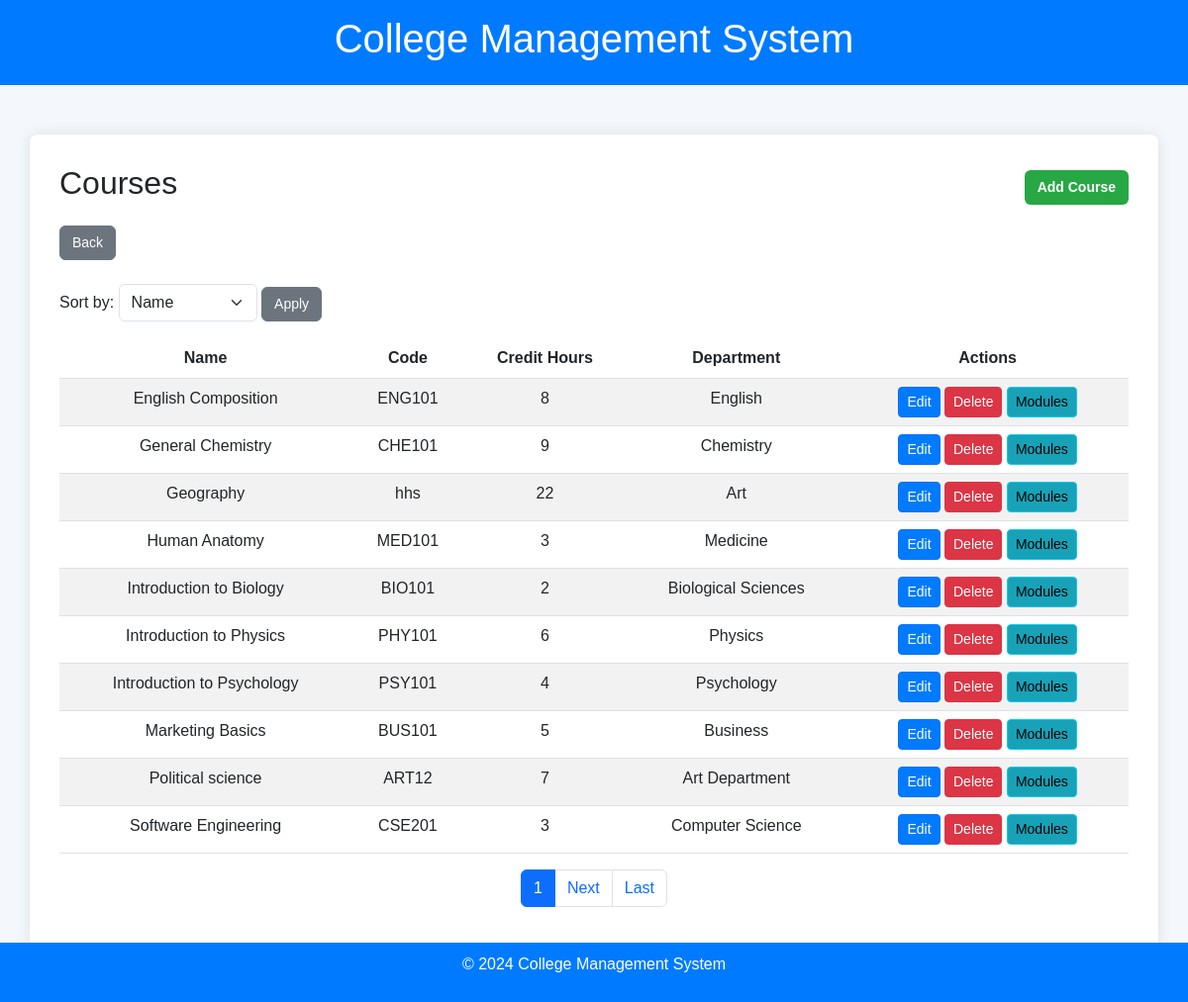
Screenshot of /courses/ (signed in) with the database file from the repository.
### core/models.py (models this page shows, shortened)
class Courses(models.Model):
    name = models.CharField(max_length=255)
    code = models.CharField(max_length=20, unique=True)
    description = models.TextField(blank=True)
    credit_hours = models.IntegerField()
    duration_weeks = models.IntegerField()
    department = models.CharField(max_length=100)  # Can be replaced with a ForeignKey to a Department model

### core/views.py (the view)
# urls.py: path('courses/', views.course_list, name='course_list'),
@staff_member_required
def course_list(request):
    department = apps.get_model('core', 'Department')
    search_query = request.GET.get('search', '')
    sort_field = request.GET.get('sort', 'name')  # Default sorting by name
    page_number = request.GET.get('page', 1)  # Default to the first page
    courses = Courses.objects.all()
    if search_query:
        courses = courses.filter(
            Q(name__icontains=search_query) |
            Q(code__icontains=search_query) |
            Q(department__name__icontains=search_query)  # Ensure department is a ForeignKey
        )
    valid_sort_fields = ['name', 'code', 'credit_hours', 'department__name']
    if sort_field in valid_sort_fields:
        courses = courses.order_by(sort_field)
    paginator = Paginator(courses, 10)
    courses_page = paginator.get_page(page_number)
    return render(request, 'courses/course_list.html', {
        'courses': courses_page,
        'search_query': search_query,
        'sort_field': sort_field,
    })

### core/templates/courses/course_list.html (shortened to what this page needs)
<!DOCTYPE html>
<html lang="en">
<head>
    <link href="https://cdn.jsdelivr.net/npm/bootstrap@5.3.0-alpha1/dist/css/bootstrap.min.css" rel="stylesheet">
</head>
<body>
    <header>
        <div class="container">
            <h1>College Management System</h1>
        </div>
    </header>
    <div class="container content-section">
        <div class="course-table">
            <div class="d-flex justify-content-between align-items-center mb-3">
                <h2 class="text-center">Courses</h2>
                <a href="{% url 'add_course' %}" class="btn add-course-btn">Add Course</a>
            </div>
            <div class="mb-3">
                <a href="javascript:history.back()" class="btn btn-secondary">Back</a>
            </div>
            <form method="GET" class="mb-3">
                <div class="mt-2">
                    <label for="sort" class="form-label">Sort by:</label>
                    <select name="sort" id="sort" class="form-select w-auto d-inline-block">
                        <option value="name" {% if request.GET.sort == "name" %}selected{% endif %}>Name</option>
                    </select>
                    <button type="submit" class="btn btn-secondary">Apply</button>
                </div>
            </form>
            <table class="table table-striped">
                <thead>
                    <tr>
                        <th>Name</th>
                        <th>Code</th>
                        <th>Credit Hours</th>
                        <th>Department</th>
                        <th>Actions</th>
                    </tr>
                </thead>
                <tbody>
                    {% for course in courses %}
                    <tr>
                        <td>{{ course.name }}</td>
                        <td>{{ course.code }}</td>
                        <td>{{ course.credit_hours }}</td>
                        <td>{{ course.department }}</td>
                        <td>
                            <a href="{% url 'edit_course' course.id %}" class="btn btn-primary btn-sm">Edit</a>
                            <a href="{% url 'delete_course' course.id %}" class="btn btn-danger btn-sm">Delete</a>
                            <a href="{% url 'module_list' course.id %}" class="btn btn-info btn-sm">Modules</a>
                        </td>
                    </tr>
                    {% empty %}
                    <tr>
                        <td colspan="5" class="text-center">No courses found</td>
                    </tr>
                    {% endfor %}
                </tbody>
            </table>
            <nav>
                <ul class="pagination">
                    <li class="page-item active">
                        <span class="page-link">{{ courses.number }}</span>
                    </li>
                    {% if courses.has_next %}
                    <li class="page-item">
                        <a class="page-link" href="?page={{ courses.next_page_number }}">Next</a>
                    </li>
                    <li class="page-item">
                        <a class="page-link" href="?page={{ courses.paginator.num_pages }}">Last</a>
                    </li>
                    {% endif %}
                </ul>
            </nav>
        </div>
    </div>
    <footer>
        <p>© 2024 College Management System</p>
    </footer>
</body>
</html>

### core/templates/courses/course_list.html (style rules this page uses)
body { font-family: 'Arial', sans-serif; background-color: #f4f7fc; }
header { background-color: #007bff; color: white; padding: 15px 0; text-align: center; }
footer { background-color: #007bff; color: white; padding: 10px 0; text-align: center; position: fixed; width: 100%; bottom: 0; }
.content-section { padding: 50px 0; }
.course-table { background-color: white; padding: 30px; border-radius: 8px; box-shadow: 0 0 15px rgba(0, 0, 0, 0.1); }
.course-table th, .course-table td { text-align: center; }
.course-table .btn { font-size: 14px; }
.add-course-btn { background-color: #28a745; color: white; font-weight: bold; }
.btn-primary { background-color: #007bff; }
.btn-danger { background-color: #dc3545; }
.btn-info { background-color: #17a2b8; }
.pagination { justify-content: center; }

### rows the page displays
Courses: name "English Composition", code "ENG101", credit_hours "8", department "English"
Courses: name "General Chemistry", code "CHE101", credit_hours "9", department "Chemistry"
Courses: name "Geography", code "hhs", credit_hours "22", department "Art"
Courses: name "Human Anatomy", code "MED101", credit_hours "3", department "Medicine"
Courses: name "Introduction to Biology", code "BIO101", credit_hours "2", department "Biological Sciences"
Courses: name "Introduction to Physics", code "PHY101", credit_hours "6", department "Physics"
Courses: name "Introduction to Psychology", code "PSY101", credit_hours "4", department "Psychology"
Courses: name "Marketing Basics", code "BUS101", credit_hours "5", department "Business"
Courses: name "Political science", code "ART12", credit_hours "7", department "Art Department"
Courses: name "Software Engineering", code "CSE201", credit_hours "3", department "Computer Science"

### other values shown
{{ courses.number }} "1"
